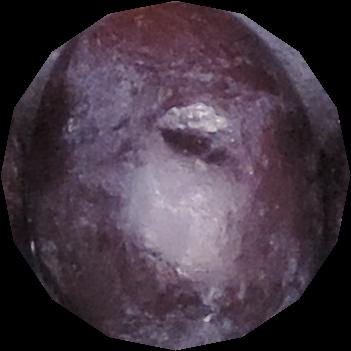
%> input picture textura/Vitoria/vitoria_18h_18.jpg, 351 x 351 px
$ octave segknn2.m   (GNU Octave 9; MATLAB toolbox functions it lacks are replaced by stand-ins)
%> lines starting %> are read from the running program, lines starting %| are printed output that depends on the picture
clear all;
close all;

I = imread('vitoria_18h_18.jpg');
%> I is the input picture: size 351x351x3 uint8; mean R, G, B 68.5, 55, 66.6
figure
imshow(I);
R = I(:,:,1);
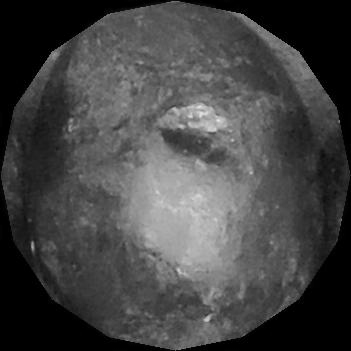
%> R: size 351x351 uint8; min 0, max 235, mean 68.5
G = I(:,:,2);
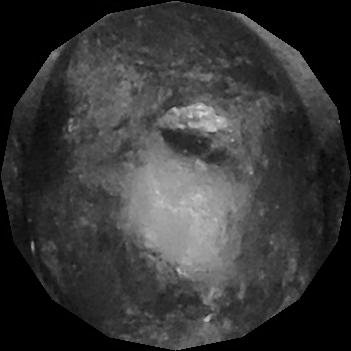
%> G: size 351x351 uint8; min 0, max 224, mean 55
B = I(:,:,3);
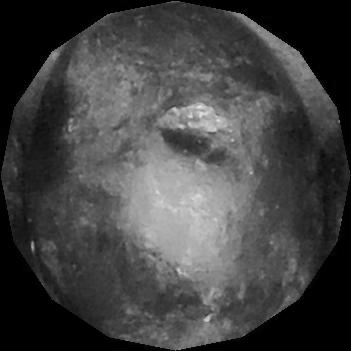
%> B: size 351x351 uint8; min 0, max 233, mean 66.6

nrows = size(R,1);
%> nrows = 351
ncols = size(R,2);
%> ncols = 351

R = double(R(:));
G = double(G(:));
B = double(B(:));

RGB = [R G B];
nColors = 3;
[cluster_idx, cluster_center] = kmeans(RGB, nColors, 'distance','sqEuclidean', 'Replicates',3);
%> cluster_center = [78.11 58.34 73.16; 9.26 6.79 8.28; 139.6 123.8 143.7]

pixel_labels = reshape(cluster_idx,nrows,ncols);
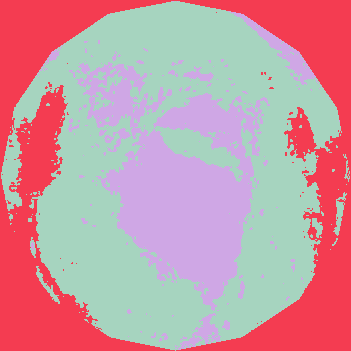
%> pixel_labels: size 351x351 double; 3 distinct labels, from 1 to 3; one colour per label, 0 black
imshow(pixel_labels,[]), title('image labeled by cluster index');

$ run again, with textura/Vitoria/vitoria_0h_1.jpg copied over textura/Vitoria/vitoria_18h_18.jpg
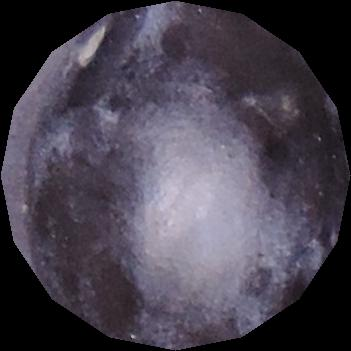
%> input picture textura/Vitoria/vitoria_0h_1.jpg, 351 x 351 px
%> I is the input picture: size 351x351x3 uint8; mean R, G, B 71.8, 66, 78.5
%> `B = I(:,:,3);`:
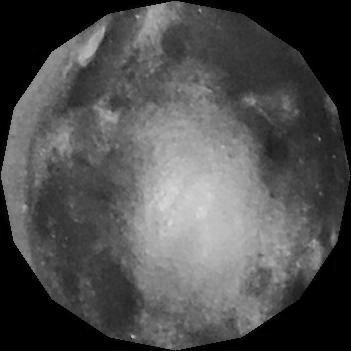
%> B: size 351x351 uint8; min 0, max 219, mean 78.5
%> cluster_center = [69.06 60.61 74.9; 136.5 130.5 150; 1.32 1.02 1.59]
%> `pixel_labels = reshape(cluster_idx,nrows,ncols);`:
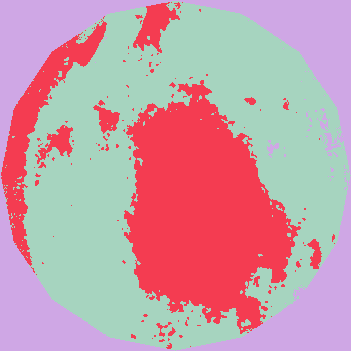
%> pixel_labels: size 351x351 double; 3 distinct labels, from 1 to 3; one colour per label, 0 black

$ run again, with textura/Vitoria/vitoria_0h_10.jpg copied over textura/Vitoria/vitoria_18h_18.jpg
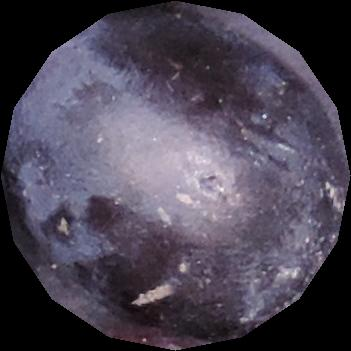
%> input picture textura/Vitoria/vitoria_0h_10.jpg, 351 x 351 px
%> I is the input picture: size 351x351x3 uint8; mean R, G, B 75, 68.8, 83.3
%> `B = I(:,:,3);`:
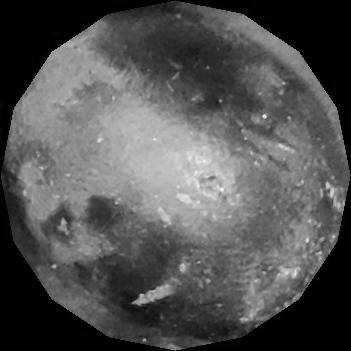
%> B: size 351x351 uint8; min 0, max 255, mean 83.3
%> cluster_center = [134.8 128 150.2; 4.92 3.86 5.11; 74.15 64.89 82.24]
%> `pixel_labels = reshape(cluster_idx,nrows,ncols);`:
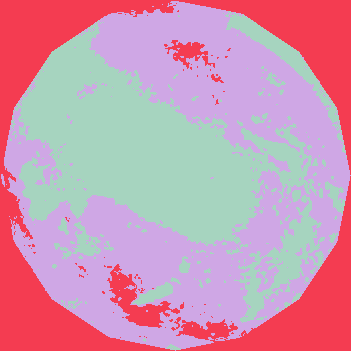
%> pixel_labels: size 351x351 double; 3 distinct labels, from 1 to 3; one colour per label, 0 black

$ run again, with textura/Vitoria/vitoria_0h_11.jpg copied over textura/Vitoria/vitoria_18h_18.jpg
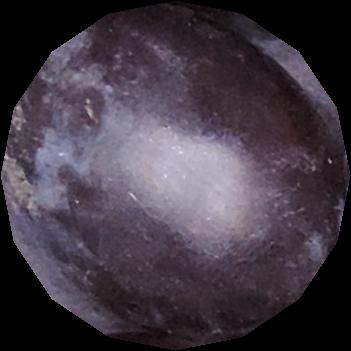
%> input picture textura/Vitoria/vitoria_0h_11.jpg, 351 x 351 px
%> I is the input picture: size 351x351x3 uint8; mean R, G, B 66.1, 57.5, 68.3
%> `R = I(:,:,1);`:
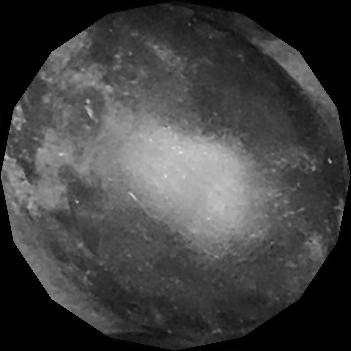
%> R: size 351x351 uint8; min 0, max 228, mean 66.1
%> cluster_center = [10.25 7.29 8.92; 138.4 129.8 148.9; 70.75 57.99 71.33]
%> `pixel_labels = reshape(cluster_idx,nrows,ncols);`:
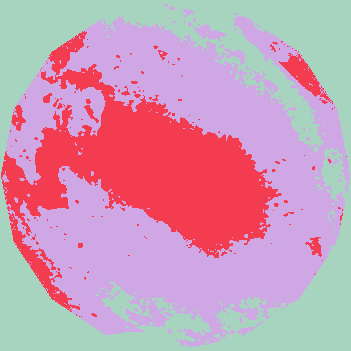
%> pixel_labels: size 351x351 double; 3 distinct labels, from 1 to 3; one colour per label, 0 black
